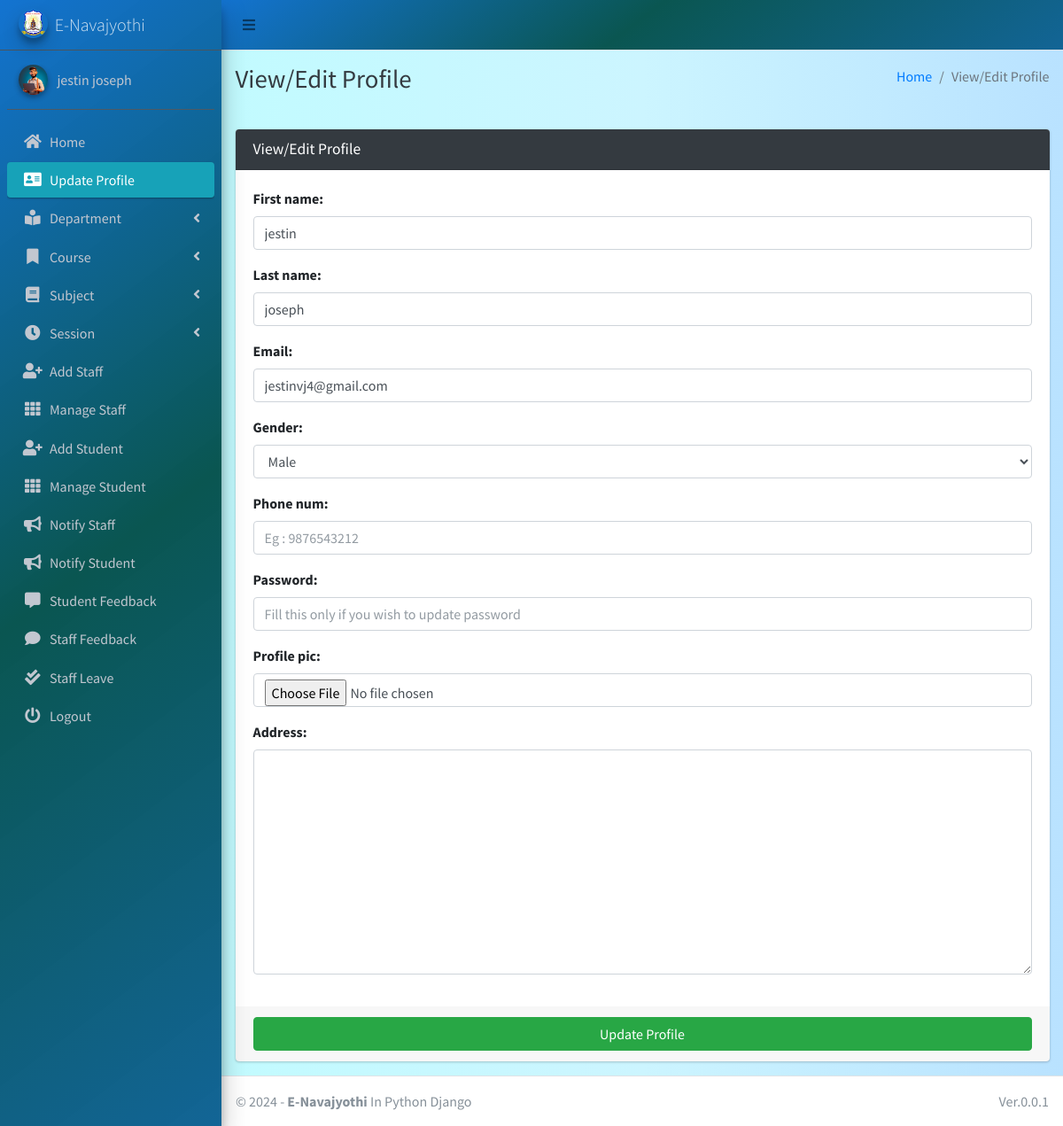
Screenshot of /admin_view_profile (signed in) with the database file from the repository.
### main_app/models.py (models this page shows)
class CustomUser(AbstractUser):
    USER_TYPE = ((1, "HOD"), (2, "Staff"), (3, "Student"))
    GENDER = [("M", "Male"), ("F", "Female")]
    username = None  # Removed username, using email instead
    email = models.EmailField(unique=True)
    user_type = models.CharField(default=1, choices=USER_TYPE, max_length=1)
    gender = models.CharField(max_length=1, choices=GENDER)
    profile_pic = models.ImageField()
    address = models.TextField()
    fcm_token = models.TextField(default="")  # For firebase notifications
    created_at = models.DateTimeField(auto_now_add=True)
    updated_at = models.DateTimeField(auto_now=True)
    USERNAME_FIELD = "email"
    REQUIRED_FIELDS = []
    objects = CustomUserManager()
    phone_num = models.IntegerField(max_length=12 ,null=True,blank=False)
    aadhar_num = models.IntegerField(max_length=16,null=True,blank=False)
    date_of_birth = models.DateField(null=True,blank=False)
    def __str__(self):
        return self.first_name + "  " + self.last_name

### main_app/hod_views.py (the view, shortened to what this page needs)
# urls.py: path("admin_view_profile", hod_views.admin_view_profile,
def admin_view_profile(request):
    admin = get_object_or_404(Admin, admin=request.user)
    form = AdminForm(request.POST or None, request.FILES or None,
                     instance=admin)
    context = {'form': form,
               'page_title': 'View/Edit Profile'
               }
    return render(request, "hod_template/admin_view_profile.html", context)

### main_app/forms.py
class AdminForm(CustomUserForm):
    def __init__(self, *args, **kwargs):
        super(AdminForm, self).__init__(*args, **kwargs)
    class Meta(CustomUserForm.Meta):
        model = Admin
        fields = CustomUserForm.Meta.fields

### main_app/templates/hod_template/admin_view_profile.html (shortened to what this page needs)
{% extends 'main_app/base.html' %}
{% load static %}
{% block page_title %}{{page_title}}{% endblock page_title %}
{% block content %}
<section class="content">
    <div class="container-fluid">
        <div class="row">
            <div class="col-md-12">
                <div class="card card-dark">
                    <div class="card-header">
                        <h3 class="card-title">{{page_title}}</h3>
                    </div>
                    {% include "main_app/form_template.html" with messages=messages  form=form button_text="Update Profile"%}
                </div>
            </div>
        </div>
    </div>
</section>
{% endblock content %}

### main_app/templates/main_app/sidebar_template.html (shortened to what this page needs)
{% load static %}
<aside class="main-sidebar sidebar-dark-info elevation-4 " style="background: rgb(0,104,205);
background: linear-gradient(143deg, rgba(0,104,205,0.9248949579831933) 0%, rgba(0,79,74,0.9613095238095238) 49%, rgba(0,89,142,0.9276960784313726) 100%);">
    {% if request.user.user_type == '1' %}
    <a href="{% url 'admin_home' %}" class="brand-link">
        <img src="{% static 'dist/img/nava_logo.png' %} " alt="AdminLTE Logo"
            class="brand-image img-circle elevation-3" >
        <span class="brand-text font-weight-light">E-Navajyothi</span>
    </a>
      <div class="sidebar">
        <div class="user-panel mt-3 pb-3 mb-3 d-flex">
            <div class="image">
                <img src="{{ request.user.profile_pic}}" class="img-circle elevation-2" alt="User Image">
            </div>
            <div class="info">
                <a href="#" class="d-block">{{user}}</a>
            </div>
        </div>
        <nav class="mt-2 ">
            <ul class="nav nav-pills nav-sidebar flex-column " data-widget="treeview" role="menu" data-accordion="false">
                <li class="nav-item">
                    {% url 'admin_home' as admin_home %}
                    <a href="{{admin_home}}" class="nav-link {% if admin_home == request.path %} active {% endif %}">
                        <i class="nav-icon fas fa-home"></i>
                        <p >
                            Home
                        </p>
                    </a>
                </li>
                <li class="nav-item">
                    {% url 'admin_view_profile' as admin_view_profile %}
                    <a href="{{admin_view_profile}}"
                        class="nav-link {% if admin_view_profile == request.path %} active {% endif %}">
                        <i class="nav-icon fas fa-address-card"></i>
                        <p>
                            Update Profile
                        </p>
                    </a>
                </li>
            <li class="nav-item has-treeview">
                    <a href="#" class="nav-link">
                        <i class="nav-icon fas fa-book-reader"></i>
                        <p>
                            Department
                            <i class="fas fa-angle-left right"></i>
                        </p>
                    </a>
                </li>
                <li class="nav-item has-treeview">
                    <a href="#" class="nav-link">
                        <i class="nav-icon fas fa-bookmark"></i>
                        <p>
                            Course
                            <i class="fas fa-angle-left right"></i>
                        </p>
                    </a>
                </li>
                <li class="nav-item has-treeview">
                    <a href="#" class="nav-link">
                        <i class="nav-icon fas fa-book"></i>
                        <p>
                            Subject
                            <i class="fas fa-angle-left right"></i>
                        </p>
                    </a>
                </li>
                <li class="nav-item has-treeview">
                    <a href="#" class="nav-link">
                        <i class="nav-icon fas fa-clock"></i>
                        <p>
                            Session
                            <i class="fas fa-angle-left right"></i>
                        </p>
                    </a>
                </li>
                <li class="nav-item">
                    {% url 'add_staff' as add_staff %}
                    <a href="{{add_staff}}" class="nav-link {% if add_staff == request.path %} active {% endif %}">
                        <i class="nav-icon fas fa-user-plus"></i>
                        <p>
                            Add Staff
                        </p>
                    </a>
                </li>
                <li class="nav-item">
                    {% url 'manage_staff' as manage_staff %}
                    {% url 'edit_staff' staff_id as edit_staff %}
                    <a href="{{manage_staff}}"
                        class="nav-link {% if manage_staff == request.path or request.path == edit_staff %} active {% endif %}">
                        <i class="nav-icon fas fa-th"></i>
                        <p>
                            Manage Staff
                        </p>
                    </a>
                </li>
                <li class="nav-item">
                    {% url 'add_student' as add_student%}
                    <a href="{{add_student}}" class="nav-link  {% if add_student == request.path %} active {% endif %}">
                        <i class="nav-icon fas fa-user-plus"></i>
                        <p>
                            Add Student
                        </p>
                    </a>
                </li>
                <li class="nav-item">
                    {% url 'manage_student' as manage_student %}
                    {% url 'edit_student' student_id as edit_student %}
                    <a href="{{manage_student}}"
                        class="nav-link  {% if edit_student == request.path or manage_student == request.path %} active {% endif %}">
                        <i class="nav-icon fas fa-th"></i>
                        <p>
                            Manage Student
                        </p>
                    </a>
                </li>
                <li class="nav-item">
                    {% url 'admin_notify_staff' as admin_notify_staff %}
                    <a href="{{admin_notify_staff}}"
                        class="nav-link {% if admin_notify_staff == request.path %} active {% endif %}">
                        <i class="nav-icon fas fa-bullhorn"></i>
                        <p>
                            Notify Staff
                        </p>
                    </a>
                </li>
                <li class="nav-item">
                    {% url 'admin_notify_student' as admin_notify_student %}
                    <a href="{{admin_notify_student}}"
                        class="nav-link {% if admin_notify_student == request.path %} active {% endif %}">
                        <i class="nav-icon fas fa-bullhorn"></i>
                        <p>
                            Notify Student
                        </p>
                    </a>
                </li>
                <li class="nav-item">
                    {% url 'student_feedback_message' as student_feedback_message %}
                    <a href="{{ student_feedback_message }}"
                        class="nav-link  {% if student_feedback_message == request.path %} active {% endif %}">
                        <i class="nav-icon fas fa-comment-alt"></i>
                        <p>
                            Student Feedback
                        </p>
                    </a>
                </li>
                <li class="nav-item">
                    {% url 'staff_feedback_message' as staff_feedback_message %}
                    <a href="{{staff_feedback_message}}"
                        class="nav-link   {% if staff_feedback_message == request.path %} active {% endif %}">
                        <i class="nav-icon fas fa-comment"></i>
                        <p>
                            Staff Feedback
                        </p>
                    </a>
                </li>
                <li class="nav-item">
                    {% url 'view_staff_leave' as view_staff_leave %}
                    <a href="{{view_staff_leave}}"
                        class="nav-link  {% if view_staff_leave == request.path %} active {% endif %}">
                        <i class="nav-icon fas fa-check-double"></i>
                        <p>
                            Staff Leave
                        </p>
                    </a>
                </li>
                                        {% endif %}
                                        <li class="nav-item">
                                            <a href="{% url 'user_logout' %}"
                                                onclick="return confirm('Your session would be terminated.\n\nProceed?')"
                                                class="nav-link">
                                                <i class="nav-icon fas fa-power-off"></i>
                                                <p>
                                                    Logout
                                                </p>
                                            </a>
                                        </li>
                                    </ul>
                                </nav>
                            </div>
</aside>

### rows the page displays
CustomUser: user.profile_pic (picture), first_name+last_name "jestin joseph"

### other values shown
{{ page_title }} "View/Edit Profile"
{{ field.label_tag }} "First name:" "Last name:" "Email:" "Gender:" "Phone num:" "Password:" "Profile pic:" "Address:"
{{ button_text }} "Update Profile"
